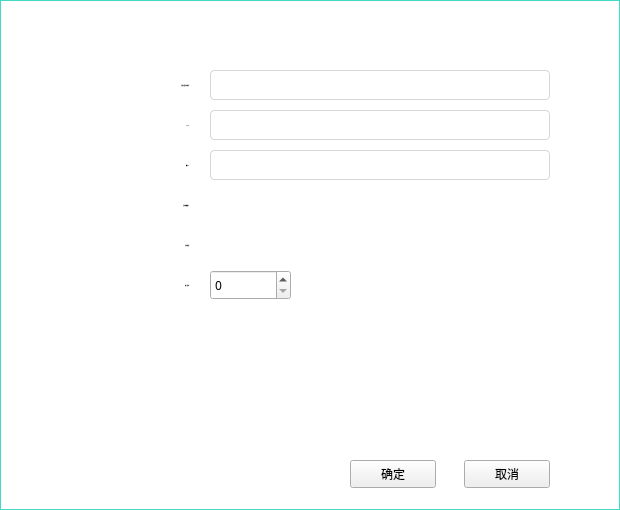
<?xml version="1.0" encoding="UTF-8"?>
<ui version="4.0">
 <class>BindDialog</class>
 <widget class="QDialog" name="BindDialog">
  <property name="geometry">
   <rect>
    <x>0</x>
    <y>0</y>
    <width>620</width>
    <height>510</height>
   </rect>
  </property>
  <property name="font">
   <font>
    <family>微软雅黑</family>
    <pointsize>9</pointsize>
   </font>
  </property>
  <property name="windowTitle">
   <string>Dialog</string>
  </property>
  <property name="styleSheet">
   <string notr="true">#BindDialog{border:1px solid rgb(68,217,199);background-color:white;}
QLineEdit{border:1px solid rgb(214,214,214);border-radius:4px;padding: 0px 8px 0px 8px;font: 12px &quot;微软雅黑&quot;;}
QLabel{font: 12px &quot;微软雅黑&quot;;}</string>
  </property>
  <widget class="QLabel" name="label_2">
   <property name="geometry">
    <rect>
     <x>50</x>
     <y>70</y>
     <width>140</width>
     <height>30</height>
    </rect>
   </property>
   <property name="font">
    <font>
     <family>微软雅黑</family>
     <pointsize>-1</pointsize>
     <weight>50</weight>
     <italic>false</italic>
     <bold>false</bold>
    </font>
   </property>
   <property name="text">
    <string>合约名或合约地址：</string>
   </property>
   <property name="alignment">
    <set>Qt::AlignRight|Qt::AlignTrailing|Qt::AlignVCenter</set>
   </property>
  </widget>
  <widget class="QLabel" name="label_3">
   <property name="geometry">
    <rect>
     <x>50</x>
     <y>110</y>
     <width>140</width>
     <height>30</height>
    </rect>
   </property>
   <property name="font">
    <font>
     <family>微软雅黑</family>
     <pointsize>-1</pointsize>
     <weight>50</weight>
     <italic>false</italic>
     <bold>false</bold>
    </font>
   </property>
   <property name="text">
    <string>Event：</string>
   </property>
   <property name="alignment">
    <set>Qt::AlignRight|Qt::AlignTrailing|Qt::AlignVCenter</set>
   </property>
  </widget>
  <widget class="QComboBox" name="eventComboBox">
   <property name="geometry">
    <rect>
     <x>210</x>
     <y>110</y>
     <width>340</width>
     <height>30</height>
    </rect>
   </property>
   <property name="styleSheet">
    <string notr="true">QComboBox{border:1px solid rgb(214,214,214);border-radius:4px;
font: 12px &quot;微软雅黑&quot;;padding: 0px 8px 0px 8px;}
QComboBox::down-arrow {image: url(:pic2/downArrow.png);padding:0px 10px 0px 0px;}
QComboBox::drop-down {
    subcontrol-origin: padding;
    subcontrol-position: top right;
    border-left-width: 0px;
    border-top-right-radius: 4px; /* same radius as the QComboBox */
    border-bottom-right-radius: 4px;
}
QComboBox QAbstractItemView{
border:1px solid rgb(214,214,214);
selection-color:rgb(0,0,0);
outline: 0px;
}
QComboBox QAbstractItemView::item{min-height:30px;}
QComboBox QAbstractItemView::item:selected{background-color:rgb(235,235,241);padding:0px 8px 0px 8px;}
QComboBox QAbstractItemView::item:!selected{background-color:white;padding:0px 8px 0px 8px;}</string>
   </property>
  </widget>
  <widget class="QToolButton" name="okBtn">
   <property name="geometry">
    <rect>
     <x>350</x>
     <y>460</y>
     <width>86</width>
     <height>28</height>
    </rect>
   </property>
   <property name="font">
    <font>
     <family>微软雅黑</family>
     <weight>50</weight>
     <italic>false</italic>
     <bold>false</bold>
    </font>
   </property>
   <property name="styleSheet">
    <string notr="true">font: 9pt &quot;微软雅黑&quot;;</string>
   </property>
   <property name="text">
    <string>确定</string>
   </property>
  </widget>
  <widget class="QLineEdit" name="contractAddressLineEdit">
   <property name="geometry">
    <rect>
     <x>210</x>
     <y>70</y>
     <width>340</width>
     <height>30</height>
    </rect>
   </property>
  </widget>
  <widget class="QLabel" name="label_4">
   <property name="geometry">
    <rect>
     <x>50</x>
     <y>190</y>
     <width>140</width>
     <height>30</height>
    </rect>
   </property>
   <property name="font">
    <font>
     <family>微软雅黑</family>
     <pointsize>-1</pointsize>
     <weight>50</weight>
     <italic>false</italic>
     <bold>false</bold>
    </font>
   </property>
   <property name="text">
    <string>合约所属账户：</string>
   </property>
   <property name="alignment">
    <set>Qt::AlignRight|Qt::AlignTrailing|Qt::AlignVCenter</set>
   </property>
  </widget>
  <widget class="QLabel" name="label_5">
   <property name="geometry">
    <rect>
     <x>50</x>
     <y>230</y>
     <width>140</width>
     <height>30</height>
    </rect>
   </property>
   <property name="font">
    <font>
     <family>微软雅黑</family>
     <pointsize>-1</pointsize>
     <weight>50</weight>
     <italic>false</italic>
     <bold>false</bold>
    </font>
   </property>
   <property name="text">
    <string>合约描述：</string>
   </property>
   <property name="alignment">
    <set>Qt::AlignRight|Qt::AlignTrailing|Qt::AlignVCenter</set>
   </property>
  </widget>
  <widget class="QLabel" name="ownerLabel">
   <property name="geometry">
    <rect>
     <x>210</x>
     <y>190</y>
     <width>391</width>
     <height>30</height>
    </rect>
   </property>
   <property name="font">
    <font>
     <family>微软雅黑</family>
     <pointsize>-1</pointsize>
     <weight>50</weight>
     <italic>false</italic>
     <bold>false</bold>
    </font>
   </property>
   <property name="text">
    <string/>
   </property>
   <property name="alignment">
    <set>Qt::AlignLeading|Qt::AlignLeft|Qt::AlignVCenter</set>
   </property>
  </widget>
  <widget class="QLabel" name="descriptionLabel">
   <property name="geometry">
    <rect>
     <x>210</x>
     <y>230</y>
     <width>340</width>
     <height>30</height>
    </rect>
   </property>
   <property name="font">
    <font>
     <family>微软雅黑</family>
     <pointsize>-1</pointsize>
     <weight>50</weight>
     <italic>false</italic>
     <bold>false</bold>
    </font>
   </property>
   <property name="text">
    <string/>
   </property>
   <property name="alignment">
    <set>Qt::AlignLeading|Qt::AlignLeft|Qt::AlignVCenter</set>
   </property>
  </widget>
  <widget class="QLabel" name="label_6">
   <property name="geometry">
    <rect>
     <x>50</x>
     <y>270</y>
     <width>140</width>
     <height>30</height>
    </rect>
   </property>
   <property name="font">
    <font>
     <family>微软雅黑</family>
     <pointsize>-1</pointsize>
     <weight>50</weight>
     <italic>false</italic>
     <bold>false</bold>
    </font>
   </property>
   <property name="text">
    <string>插入序号：</string>
   </property>
   <property name="alignment">
    <set>Qt::AlignRight|Qt::AlignTrailing|Qt::AlignVCenter</set>
   </property>
  </widget>
  <widget class="QSpinBox" name="indexSpinBox">
   <property name="geometry">
    <rect>
     <x>210</x>
     <y>270</y>
     <width>81</width>
     <height>30</height>
    </rect>
   </property>
  </widget>
  <widget class="QLabel" name="label_7">
   <property name="geometry">
    <rect>
     <x>20</x>
     <y>5</y>
     <width>81</width>
     <height>30</height>
    </rect>
   </property>
   <property name="font">
    <font>
     <family>微软雅黑</family>
     <pointsize>-1</pointsize>
     <weight>50</weight>
     <italic>false</italic>
     <bold>false</bold>
    </font>
   </property>
   <property name="styleSheet">
    <string notr="true">font: 14px &quot;微软雅黑&quot;;
color: rgb(255, 255, 255);</string>
   </property>
   <property name="text">
    <string>绑定脚本</string>
   </property>
  </widget>
  <widget class="QToolButton" name="closeBtn">
   <property name="geometry">
    <rect>
     <x>589</x>
     <y>12</y>
     <width>16</width>
     <height>16</height>
    </rect>
   </property>
   <property name="font">
    <font>
     <family>微软雅黑</family>
    </font>
   </property>
   <property name="cursor">
    <cursorShape>PointingHandCursor</cursorShape>
   </property>
   <property name="styleSheet">
    <string notr="true">QToolButton{background-image:url(pic2/close5.png);background-repeat: repeat-xy;background-position: center;background-attachment: fixed;background-clip: padding;border-style: flat;}</string>
   </property>
   <property name="text">
    <string/>
   </property>
  </widget>
  <widget class="QLabel" name="label_8">
   <property name="geometry">
    <rect>
     <x>50</x>
     <y>150</y>
     <width>140</width>
     <height>30</height>
    </rect>
   </property>
   <property name="font">
    <font>
     <family>微软雅黑</family>
     <pointsize>-1</pointsize>
     <weight>50</weight>
     <italic>false</italic>
     <bold>false</bold>
    </font>
   </property>
   <property name="text">
    <string>脚本ID：</string>
   </property>
   <property name="alignment">
    <set>Qt::AlignRight|Qt::AlignTrailing|Qt::AlignVCenter</set>
   </property>
  </widget>
  <widget class="QComboBox" name="scriptComboBox">
   <property name="geometry">
    <rect>
     <x>210</x>
     <y>150</y>
     <width>340</width>
     <height>30</height>
    </rect>
   </property>
   <property name="styleSheet">
    <string notr="true">QComboBox{border:1px solid rgb(214,214,214);border-radius:4px;
font: 12px &quot;微软雅黑&quot;;padding: 0px 8px 0px 8px;}
QComboBox::down-arrow {image: url(:pic2/downArrow.png);padding:0px 10px 0px 0px;}
QComboBox::drop-down {
    subcontrol-origin: padding;
    subcontrol-position: top right;
    border-left-width: 0px;
    border-top-right-radius: 4px; /* same radius as the QComboBox */
    border-bottom-right-radius: 4px;
}
QComboBox QAbstractItemView{
border:1px solid rgb(214,214,214);
selection-color:rgb(0,0,0);
outline: 0px;
}
QComboBox QAbstractItemView::item{min-height:30px;}
QComboBox QAbstractItemView::item:selected{background-color:rgb(235,235,241);padding:0px 8px 0px 8px;}
QComboBox QAbstractItemView::item:!selected{background-color:white;padding:0px 8px 0px 8px;}</string>
   </property>
  </widget>
  <widget class="QToolButton" name="bindBtn_2">
   <property name="geometry">
    <rect>
     <x>464</x>
     <y>460</y>
     <width>86</width>
     <height>28</height>
    </rect>
   </property>
   <property name="font">
    <font>
     <family>微软雅黑</family>
     <weight>50</weight>
     <italic>false</italic>
     <bold>false</bold>
    </font>
   </property>
   <property name="styleSheet">
    <string notr="true">font: 9pt &quot;微软雅黑&quot;;</string>
   </property>
   <property name="text">
    <string>取消</string>
   </property>
  </widget>
 </widget>
 <resources/>
 <connections/>
</ui>
